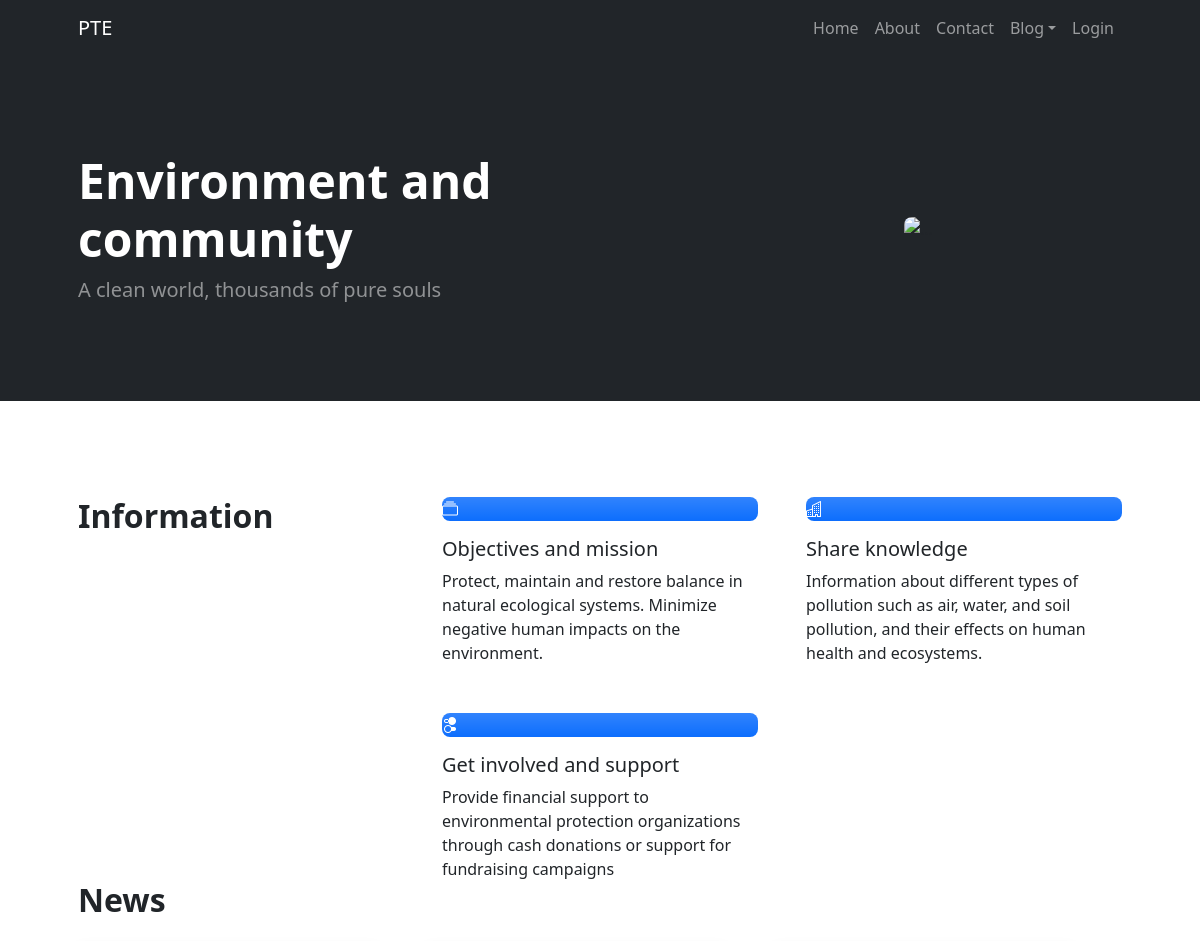
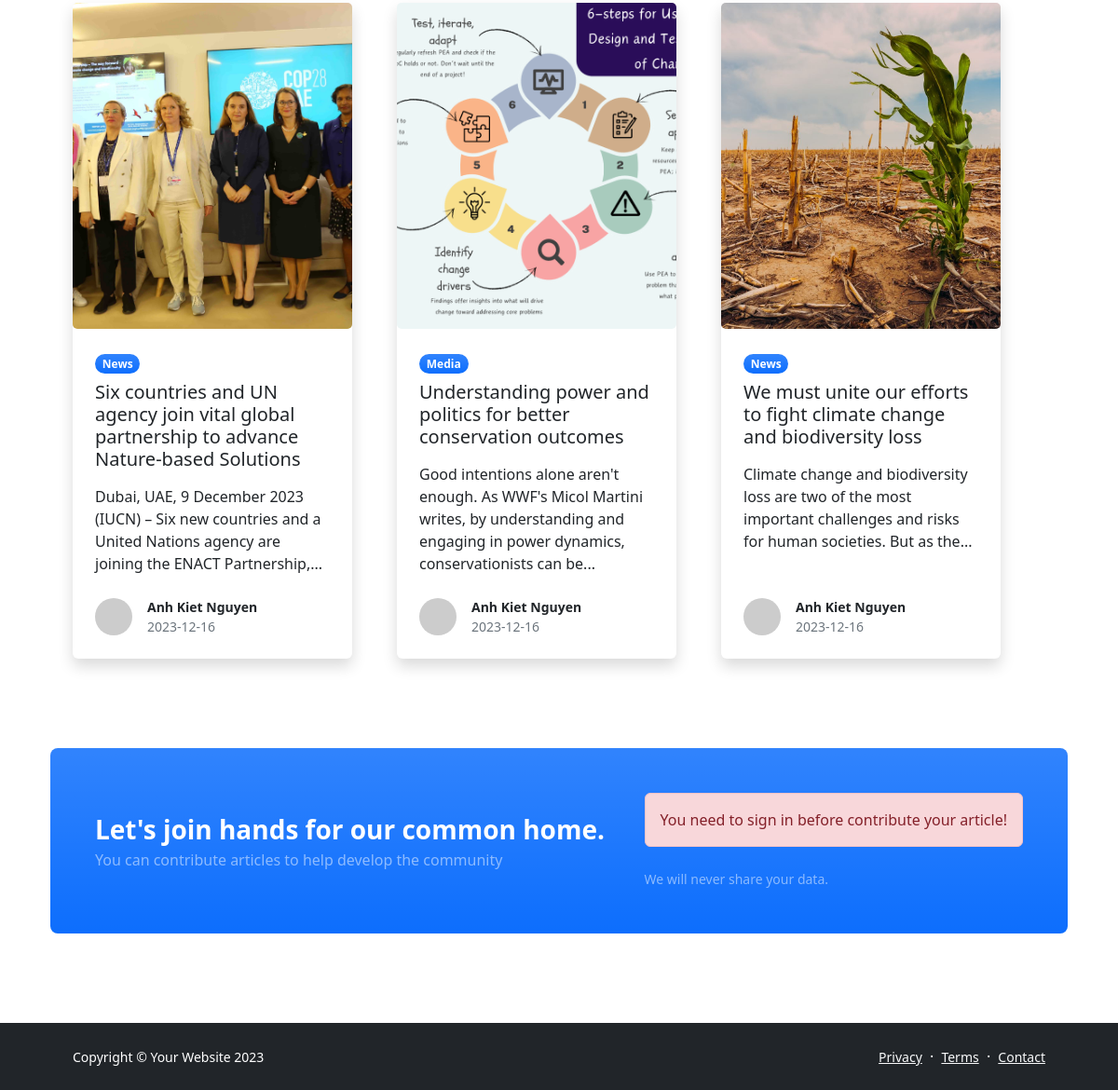
Page /View/user/homepage.php on the committed database (2 pictures, top to bottom).
### tables this page shows
CREATE TABLE `article` (
  `articleId` int(11) NOT NULL,
  `title` varchar(200) NOT NULL,
  `content` varchar(4000) NOT NULL,
  `userId` int(11) NOT NULL,
  `img` varchar(100) NOT NULL,
  `datePosted` date NOT NULL,
  `approved` int(11) NOT NULL
);

CREATE TABLE `userinfo` (
  `userId` int(11) NOT NULL,
  `firstName` varchar(20) NOT NULL,
  `lastName` varchar(20) NOT NULL,
  `email` varchar(40) NOT NULL,
  `address` varchar(50) NOT NULL,
  `phoneNumber` varchar(111) NOT NULL
);

### View/user/homepage.php (the view, shortened to what the rows shown need)
<?php
    include_once __DIR__ . '/../../Model/database.php';
    include_once __DIR__ . '/../../Model/userInfo.php';
    include_once __DIR__ . '/../../Model/article.php';
    $db = database::getDB();
    $article = new Article($db);
    $userInfo = new UserInfo($db);
    $articles = $article->loadAllArticleAd();
?>
<!DOCTYPE html>
<html lang="en">
<head>
    <link href="https://cdn.jsdelivr.net/npm/bootstrap-icons@1.5.0/font/bootstrap-icons.css" rel="stylesheet" />
    <link href="../css/style2.css" rel="stylesheet" />
</head>
<body class="d-flex flex-column h-100">
    <main class="flex-shrink-0">
        <header class="bg-dark py-5">
            <div class="container px-5">
                <div class="row gx-5 align-items-center justify-content-center">
                    <div class="col-lg-8 col-xl-7 col-xxl-6">
                        <div class="my-5 text-center text-xl-start">
                            <h1 class="display-5 fw-bolder text-white mb-2">Environment and community</h1>
                        </div>
                    </div>
                </div>
            </div>
        </header>
        <section class="py-5" id="features">
            <div class="container px-5 my-5">
                <div class="row gx-5">
                    <div class="col-lg-4 mb-5 mb-lg-0">
                        <h2 class="fw-bolder mb-0">Information</h2>
                    </div>
                    <div class="col-lg-8">
                        <div class="row gx-5 row-cols-1 row-cols-md-2">
                            <div class="col mb-5 h-100">
                                <h2 class="h5">Objectives and mission</h2>
                            </div>
                            <div class="col mb-5 h-100">
                                <h2 class="h5">Share knowledge</h2>
                            </div>
                            <div class="col mb-5 mb-md-0 h-100">
                                <h2 class="h5">Get involved and support</h2>
                            </div>
                        </div>
                </div>
                <div class="col-lg-4 mb-5 mb-lg-0 ">
                        <h2 class="fw-bolder mb-4">News</h2>
                </div>
                <div class="row gx-5">
                    <div class="col-lg-4 mb-5">
                        <div class="card h-100 shadow border-0">
                            <img class="card-img" src="<?php echo isset($articles) ? $articles[0]['img'] : "" ?>"
                                alt="..." />
                            <div class="card-body p-4">
                                <div class="badge bg-primary bg-gradient rounded-pill mb-2">News</div>
                                <a class="text-decoration-none link-dark stretched-link"
                                    href="./article-view.php?id=<?php echo $articles[0]['articleId']?>">
                                    <h5 class="card-title mb-3">
                                        <?php echo isset($articles) ? $articles[0]['title'] : "" ?></h5>
                                </a>
                                <p class="card-text mb-0">
                                </p>
                            </div>
                            <div class="card-footer p-4 pt-0 bg-transparent border-top-0">
                                <div class="d-flex align-items-end justify-content-between">
                                    <div class="d-flex align-items-center">
                                        <div class="small">
                                            <div class="fw-bold">
                                                <?php
                                                if (isset($articles)){
                                                    if($userInfo->checkUserInfo($articles[0]['userId'])) {
                                                        $userInfo->loadUserInfo($articles[0]['userId']);
                                                    }
                                                    echo $userInfo->getFullName();
                                                }
                                            ?>
                                            </div>
                                            <div class="text-muted">
                                                <?php echo isset($articles) ? $articles[0]['datePosted'] : "" ?></div>
                                        </div>
                                    </div>
                                </div>
                            </div>
                        </div>
                    </div>
                    <div class="col-lg-4 mb-5">
                        <div class="card h-100 shadow border-0">
                            <img class="card-img" src="<?php echo isset($articles) ? $articles[1]['img'] : "" ?>"
                                alt="..." />
                            <div class="card-body p-4">
                                <div class="badge bg-primary bg-gradient rounded-pill mb-2">Media</div>
                                <a class="text-decoration-none link-dark stretched-link"
                                    href="./article-view.php?id=<?php echo $articles[1]['articleId']?>">
                                    <h5 class="card-title mb-3">
                                        <?php echo isset($articles) ? $articles[1]['title'] : "" ?></h5>
                                </a>
                                <p class="card-text mb-0">
                                </p>
                            </div>
                            <div class="card-footer p-4 pt-0 bg-transparent border-top-0">
                                <div class="d-flex align-items-end justify-content-between">
                                    <div class="d-flex align-items-center">
                                        <div class="small">
                                            <div class="fw-bold">
                                                <?php
                                                    if (isset($articles)){
                                                        if($userInfo->checkUserInfo($articles[1]['userId'])) {
                                                            $userInfo->loadUserInfo($articles[1]['userId']);
                                                        }
                                                        echo $userInfo->getFullName();
                                                    }
                                                ?>
                                            </div>
                                            <div class="text-muted">
                                                <?php echo isset($articles) ? $articles[1]['datePosted'] : "" ?></div>
                                        </div>
                                    </div>
                                </div>
                            </div>
                        </div>
                    </div>
                    <div class="col-lg-4 mb-5">
                        <div class="card h-100 shadow border-0">
                            <img class="card-img" src="<?php echo isset($articles) ? $articles[2]['img'] : "" ?>"
                                alt="..." />
                            <div class="card-body p-4">
                                <div class="badge bg-primary bg-gradient rounded-pill mb-2">News</div>
                                <a class="text-decoration-none link-dark stretched-link"
                                    href="./article-view.php?id=<?php echo $articles[2]['articleId']?>">
                                    <h5 class="card-title mb-3">
                                        <?php echo isset($articles) ? $articles[2]['title'] : "" ?></h5>
                                </a>
                                <p class="card-text mb-0">
                                </p>
                            </div>
                            <div class="card-footer p-4 pt-0 bg-transparent border-top-0">
                                <div class="d-flex align-items-end justify-content-between">
                                    <div class="d-flex align-items-center">
                                        <div class="small">
                                            <div class="fw-bold">
                                                <?php
                                                if (isset($articles)){
                                                    if($userInfo->checkUserInfo($articles[2]['userId'])) {
                                                        $userInfo->loadUserInfo($articles[2]['userId']);
                                                    }
                                                    echo $userInfo->getFullName();
                                                }
                                            ?>
                                            </div>
                                            <div class="text-muted">
                                                <?php echo isset($articles) ? $articles[2]['datePosted'] : "" ?></div>
                                        </div>
                                    </div>
                                </div>
                            </div>
                        </div>
                    </div>
                </div>
            </div>
        </section>
    </main>
</body>
</html>

### rows in the picture
article: img (picture), title "Six countries and UN agency join vital global partnership to advance Nature-based Solutions", datePosted "2023-12-16"
userinfo: $userInfo->getFullName() "Anh Kiet Nguyen"
article: img (picture), title "Understanding power and politics for better conservation outcomes", datePosted "2023-12-16"
article: img (picture), title "We must unite our efforts to fight climate change and biodiversity loss", datePosted "2023-12-16"

### other values in the picture
$limitedContent "Dubai, UAE, 9 December 2023 (IUCN) – Six new countries and a United Nations agency are joining the ENACT Partnership,"
$limitedContent "Good intentions alone aren't enough. As WWF's Micol Martini writes, by understanding and engaging in power dynamics, conservationists can be"
$limitedContent "Climate change and biodiversity loss are two of the most important challenges and risks for human societies. But as the"
